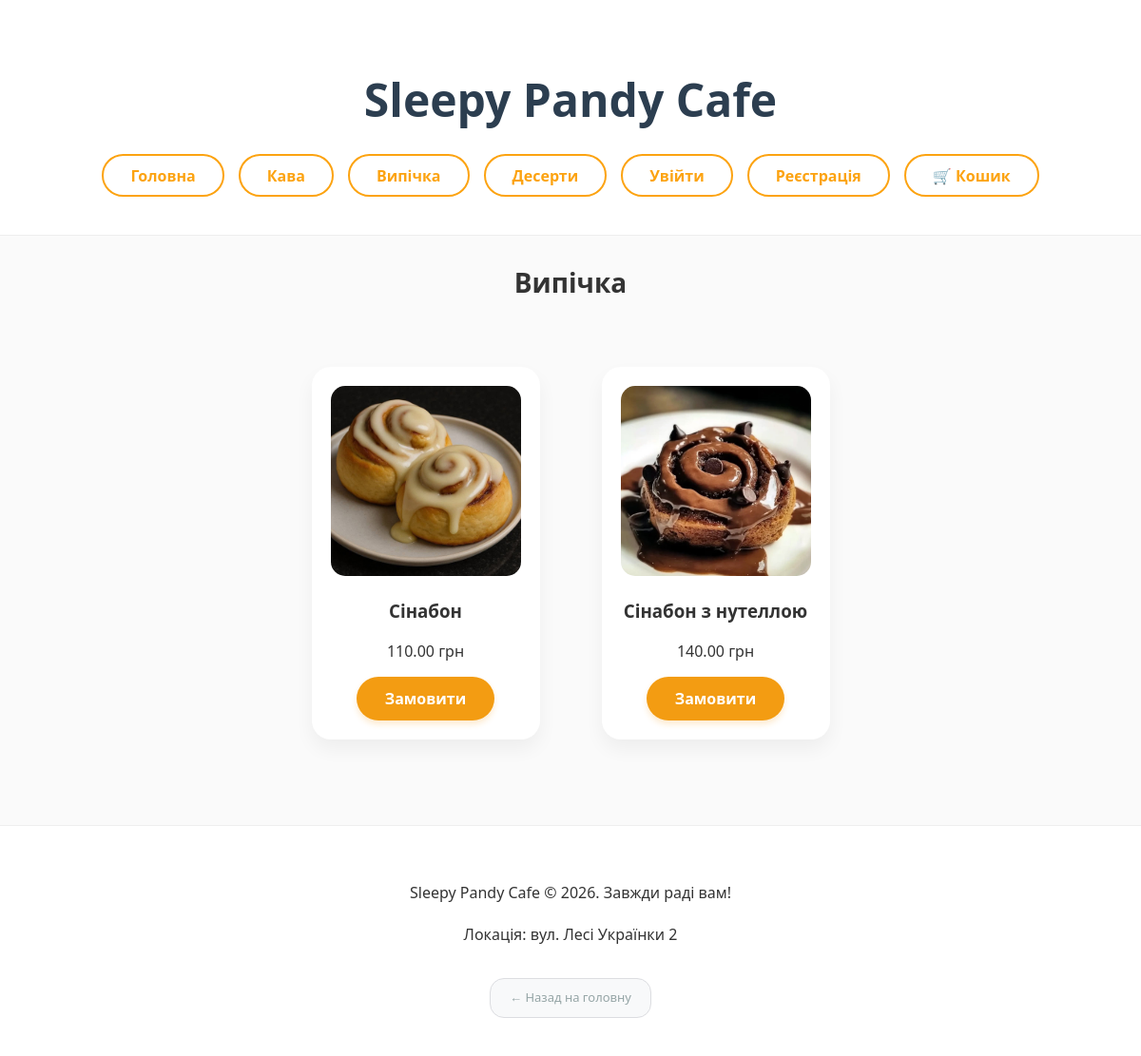
The app's page /category/2/ with its own data.
### main_app/models.py (models this page shows, shortened)
class Category(models.Model):
    name = models.CharField(max_length=100, verbose_name="Назва категорії")
    created_at = models.DateTimeField(auto_now_add=True)
    updated_at = models.DateTimeField(auto_now=True)

class MenuItem(models.Model):
    image = models.ImageField(upload_to='items/', blank=True, null=True, verbose_name="Фото страви")
    name = models.CharField(max_length=100, verbose_name="Назва страви")
    description = models.TextField(verbose_name="Опис")
    price = models.DecimalField(max_digits=6, decimal_places=2, verbose_name="Ціна")
    category = models.ForeignKey(Category, on_delete=models.CASCADE, related_name='items')
    created_at = models.DateTimeField(auto_now_add=True)
    updated_at = models.DateTimeField(auto_now=True)

### main_app/views.py (the view)
# urls.py: path('category/<int:cat_id>/', views.category_items, name='category_page'),
def category_items(request, cat_id):
    category = Category.objects.get(id=cat_id)
    context = {
        'title': category.name,
        'categories': Category.objects.all(),
        'items': MenuItem.objects.filter(category=category),
        'page_type': 'category'
    }
    return render(request, 'main_app/index.html', context)

### main_app/templates/main_app/index.html
{% extends 'main_app/base.html' %}
{% block content %}
    <h2 class="page-title">{{ title }}</h2>
    <div class="menu-grid">
        {% for item in items %}
            <div class="item-card">
                {% if item.image %}
                    <img src="{{ item.image.url }}" alt="{{ item.name }}">
                {% endif %}
                <h3>{{ item.name }}</h3>
                <p>{{ item.price }} грн</p>
                <a href="{% url 'item_detail' item.id %}" class="btn-main">Замовити</a>
            </div>
        {% empty %}
            <p>Тут поки порожньо.</p>
        {% endfor %}
    </div>
{% endblock %}

### main_app/templates/main_app/base.html (shortened to what this page needs)
{% load static %}
<!DOCTYPE html>
<html lang="uk">
<head>
    <link rel="stylesheet" href="{% static 'css/style.css' %}">
</head>
<body>
    <header>
        <h1>Sleepy Pandy Cafe</h1>
            <nav>
                <a href="{% url 'home' %}"><b>Головна</b></a>
                {% for cat in categories %}
                    <a href="{% url 'category_page' cat.id %}">{{ cat.name }}</a>
                {% endfor %}
                {% if user.is_authenticated %}
                    <a href="{% url 'profile' %}">👤 Кабінет ({{ user.username }})</a>
                <form action="{% url 'logout' %}" method="post" style="display:inline;">
                    {% csrf_token %}
                    <button type="submit" class="btn-logout-link">Вийти</button>
                </form>
                {% else %}
                    <a href="{% url 'login' %}">Увійти</a>
                    <a href="{% url 'register' %}">Реєстрація</a>
                {% endif %}
                <a href="{% url 'cart_detail' %}">🛒 Кошик</a>
            </nav>
    </header>
    <main class="content">
        {% block content %}
        {% endblock %}
    </main>
    <footer>
        <p>Sleepy Pandy Cafe © 2026. Завжди раді вам!</p>
        <p>Локація: вул. Лесі Українки 2</p>
        {% if page_type == 'category' %}
            <a href="{% url 'home' %}" class="footer-btn">← Назад на головну</a>
        {% endif %}
    </footer>
</body>
</html>

### main_app/static/css/style.css (style rules this page uses)
body { font-family: 'Segoe UI', Tahoma, Geneva, Verdana, sans-serif; background-color: #fafafa; color: #333; margin: 0; padding: 0; }
header { background-color: #fff; padding: 40px 20px; text-align: center; border-bottom: 1px solid #eee; }
header h1 { font-size: 48px; color: #2c3e50; margin-bottom: 25px; }
.page-title { text-align: center; margin: 30px 0; font-size: 28px; }
.menu-grid { display: flex; flex-wrap: wrap; justify-content: center; gap: 25px; padding: 20px; max-width: 1200px; margin: 0 auto; }
nav { display: flex; justify-content: center; flex-wrap: wrap; gap: 15px; }
nav a { text-decoration: none; color: #f39c12; padding: 10px 25px; border: 2px solid #f39c12; border-radius: 30px; font-weight: bold; transition: 0.3s; }
footer { text-align: center; padding: 40px 20px; background-color: #fff; border-top: 1px solid #eee; margin-top: 50px; line-height: 1.8; }
.footer-btn { display: inline-block; padding: 8px 20px; background-color: #f8f9fa; color: #95a5a6; text-decoration: none; border: 1px solid #dcdde1; border-radius: 15px; font-size: 13px; transition: 0.3s; margin-top: 15px; }
.btn-main { display: inline-block; padding: 12px 30px; background-color: #f39c12; color: white !important; text-decoration: none; border: none; border-radius: 25px; font-weight: bold; cursor: pointer; transition: 0.3s; box-shadow: 0 4px 6px rgba(243, 156, 18, 0.2); }
.item-card { background: #fff; border-radius: 20px; padding: 20px; text-align: center; box-shadow: 0 10px 20px rgba(0,0,0,0.05); margin: 20px; }
.item-card img { border-radius: 15px; width: 100%; max-width: 250px; height: 200px; object-fit: cover; }
nav a, .btn-logout-link { display: inline-flex; align-items: center; justify-content: center; padding: 12px 28px; border: 2px solid #fca311; border-radius: 50px; color: #fca311; text-decoration: none; font-weight: 700; font-size: 16px; background: transparent; transition: all 0.3s ease; cursor: pointer; font-family: inherit; box-sizing: border-box; height: 45px; }

### records on screen
Category: name "Кава"
Category: name "Випічка"
Category: name "Десерти"
MenuItem: image (picture), name "Сінабон", price "110.00"
MenuItem: image (picture), name "Сінабон з нутеллою", price "140.00"
